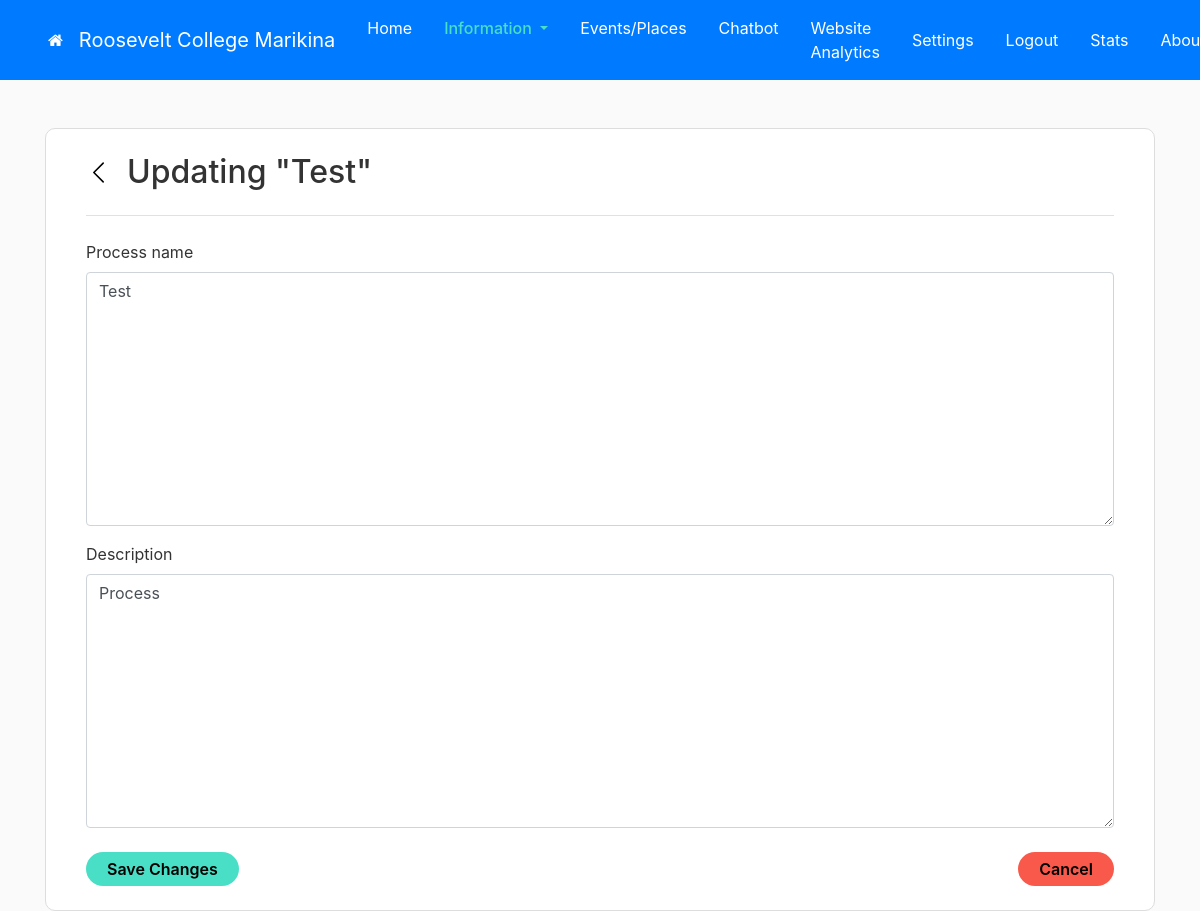
Page /1/processguides/update/1/ (signed in) on the earlier database version.
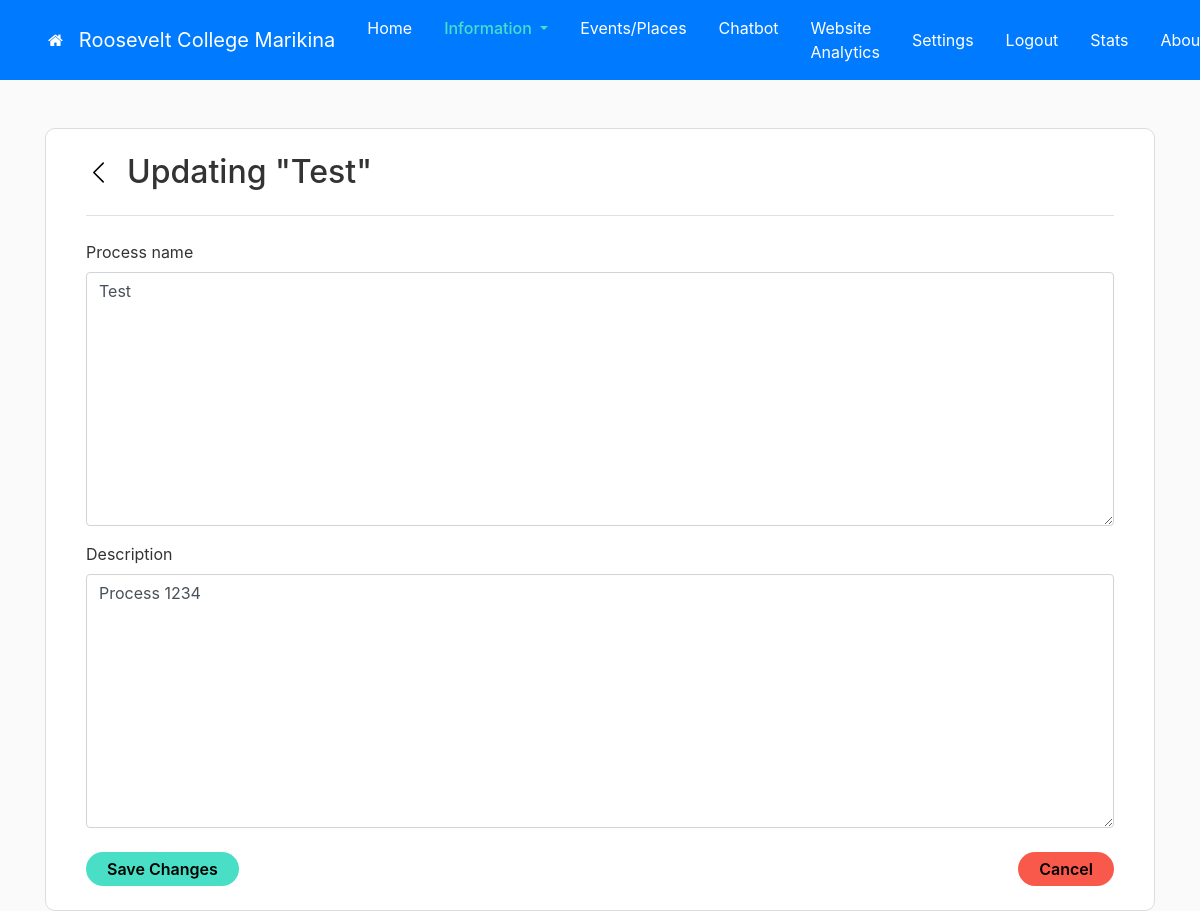
Same page on the later database version.
### information/models.py (models this page shows, shortened)
class ProcessGuide(models.Model):
    profile = models.ForeignKey(Profile, on_delete=models.CASCADE, default=1)
    process_name = models.TextField(default='')
    description = models.TextField(default='')
    last_updated = models.DateTimeField(default=timezone.now)

### information/views.py (the view)
# urls.py: path('<int:profile_id>/processguides/update/<pk>/', login_required(information_views.ProcessGuidesUpdateView.as_view()), name='processguide-update'),
class ProcessGuidesUpdateView(BaseForm, UpdateView):
	model = ProcessGuide
	fields = ['profile', 'process_name', 'description']
	def get_form(self, form_class=None):
		form = super().get_form(form_class)
		form.fields['profile'].widget = form.fields['profile'].hidden_widget()
		return form

### information/views.py (called while the page is built)
	def get_context_data(self, **kwargs):
		context = super().get_context_data(**kwargs)
		context['title'] = 'Information'
		context['toggles'] = Toggles.objects.get(profile_id=self.kwargs['profile_id'])
		context['profile_id'] = self.kwargs['profile_id']
		context['active_profile'] = Profile.objects.get(id=self.kwargs['profile_id'])
		return context

	def get_initial(self):
		initial = super().get_initial()
		initial['profile'] = self.kwargs['profile_id']
		return initial

	def get_object(self, queryset=None):
		obj = super().get_object(queryset=queryset)
		if obj.profile.id != self.kwargs['profile_id']:
			raise Http404("You are not allowed to edit this place.")
		return obj

### information/templates/information/processguide_form.html (shortened to what this page needs)
{% extends "main/base.html" %}
{% load crispy_forms_tags %}
{% block content %}
<div class="container">
	<div class="infoform">
        <form method="POST">
            <div class="d-flex border-bottom pb-4">
                <a href="{% url 'processguides' profile_id %}" class="mr-3 align-self-center" style="color: black;"><svg xmlns="http://www.w3.org/2000/svg" width="25" height="25" fill="currentColor" class="bi bi-chevron-left" viewBox="0 0 16 16">
                  <path fill-rule="evenodd" d="M11.354 1.646a.5.5 0 0 1 0 .708L5.707 8l5.647 5.646a.5.5 0 0 1-.708.708l-6-6a.5.5 0 0 1 0-.708l6-6a.5.5 0 0 1 .708 0z"/>
                </svg></a>
                {% if object.process_name != None %}
                    <h2>Updating "{{ object.process_name }}"</h2>
                {% else %}
                    <h2>New Process</h2>
                {% endif %}
            </div>
			<div class="pt-4">{{ form | crispy }} </div>
            <div class="mt-4 d-flex">
                <input type="submit" value="Save Changes" class="btn add-btn mr-auto">
                <a class="btn neg-btn" href="{% url 'processguides' profile_id %}">Cancel</a>
            </div>
        </form>
    </div>
</div>
{% endblock content %}

Differences in the rows shown:
changed ProcessGuide "Test": description "Process" → "Process 1234"
